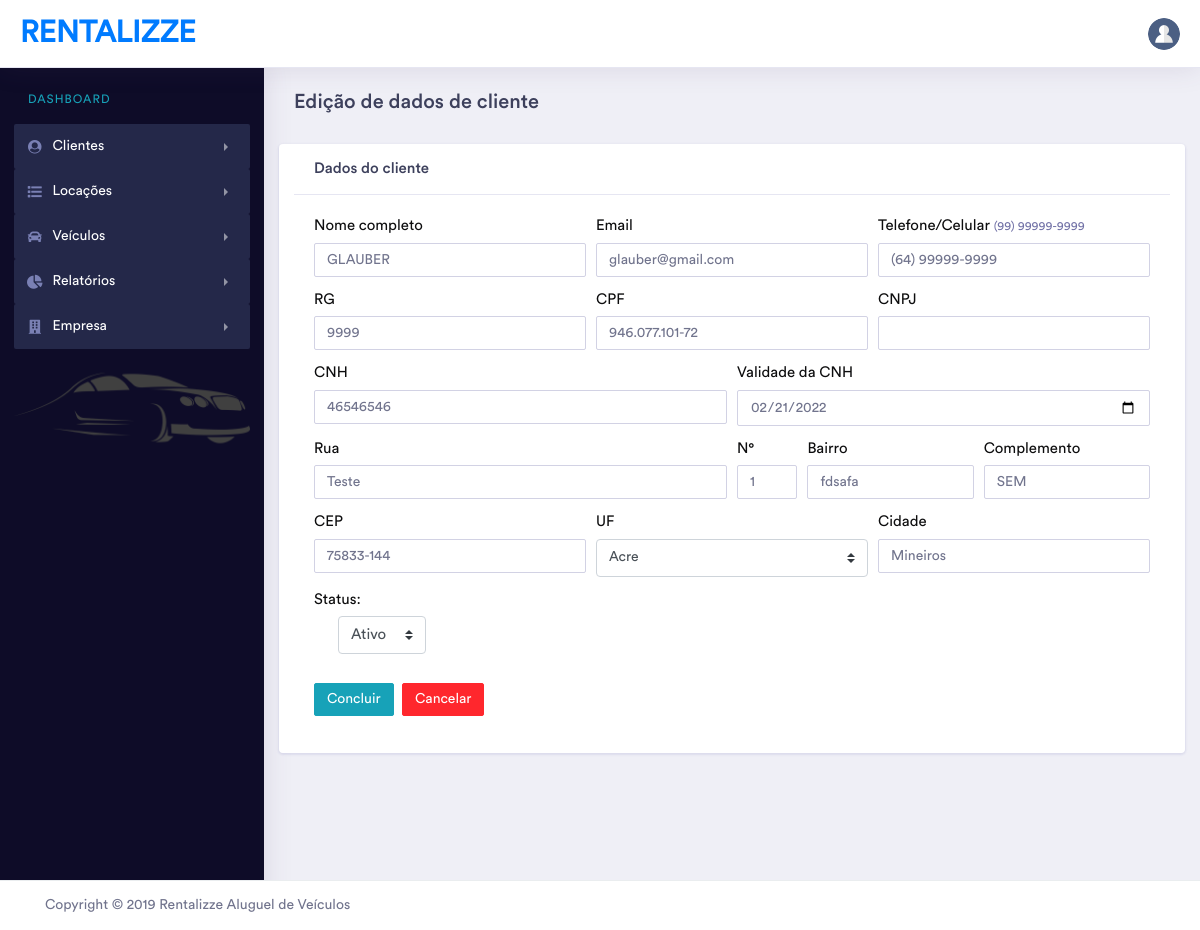
The app's page /editar_cliente/2 (signed in) with its own data.
### sistema/models.py (models this page shows, shortened)
class Cliente(models.Model):
    STATUS_CHOICES = (('Ativo', 'Ativo'), ('Inativo', 'Inativo'))
    nome_cliente = models.CharField(max_length=200)
    cpf_cliente = models.CharField(max_length=14, unique=True, null=True, blank=True)
    telefone_cliente = models.CharField(max_length=20)
    email_cliente = models.CharField(max_length=120)
    rg_cliente = models.CharField(max_length=50)
    cnpj_cliente = models.CharField(max_length=50, unique=True, blank=True, null=True)
    cnh_cliente = models.CharField(max_length=100)
    validade_cnh = models.DateField(max_length=50)
    criado_em = models.DateTimeField(auto_now=True)
    rua = models.CharField(max_length=200)
    numero = models.IntegerField()
    complemento = models.CharField(max_length=200, default='SEM', blank=True)
    cep = models.CharField(max_length=10)
    bairro = models.CharField(max_length=200)
    estado = models.CharField(max_length=2)
    cidade = models.CharField(max_length=200)
    modificado_em = models.DateTimeField(auto_now_add=True)
    status = models.CharField(max_length=7, choices=STATUS_CHOICES)

### sistema/views.py (the view)
# urls.py: path('editar_cliente/<id>', views.editar_cliente, name='editar_cli'),
@login_required
def editar_cliente(request, id):
    cliente = Cliente.objects.get(id=id)
    form = ClienteForm(request.POST or None, instance=cliente)
    if form.is_valid():
        form.save()
        messages.success(request, "Cliente modificado com sucesso!")
        return redirect(listar_clientes)
    return render(request, 'sistema/editar_cliente.html', {'form': form})

### templatetags/tags.py (called while the page is built)
@register.filter(name='addclass')
def addclass(value, arg):
    return value.as_widget(attrs={'class': arg})

### templates/sistema/editar_cliente.html (shortened to what this page needs)
{% extends 'sistema/base.html' %}
{% load tags %}
{% block conteudo_janela %}
    <div class="row">
        <div class="col-xl-12 col-lg-12 col-md-12 col-sm-12 col-12">
            <div class="page-header">
                <h3 class="mb-2">Edição de dados de cliente</h3>
            </div>
        </div>
    </div>
    <div class="row">
        <div class="col-12 card">
            <h5 class="card-header">Dados do cliente</h5>
            <form class="card-body" method="post" >
                <div class="form-row">
                    <div class="form-group col-md">
                        <label for="nome_cliente">Nome completo</label>
                        {{ form.nome_cliente }}
                    </div>
                    <div class="form-group col-md">
                        <label for="email_cliente">Email</label>
                        {{ form.email_cliente }}
                    </div>
                    <div class="form-group col-md">
                        <label>Telefone/Celular <small class="text-muted">(99) 99999-9999</small></label>
                        {{ form.telefone_cliente }}
                    </div>
                </div>
                <div class="form-row">
                    <div class="form-group col-md">
                        <label for="rg_cliente">RG</label>
                        {{ form.rg_cliente }}
                    </div>
                    <div class="form-group col-md">
                        <label id="cpf_label">CPF</label>
                        {{ form.cpf_cliente }}
                    </div>
                    <div class="form-group col-md">
                        <label for="cnpj_cliente" id="cnpj_label" disabled="true">CNPJ</label>
                        {{ form.cnpj_cliente }}
                    </div>
                </div>
                <div class="form-row">
                    <div class="form-group col-md-6">
                        <label for="cnh_cliente">CNH</label>
                        {{ form.cnh_cliente }}
                    </div>
                    <div class="form-group col-md-6">
                        <label for="validade_cnh">Validade da CNH</label>
                        {{ form.validade_cnh }}
                    </div>
                </div>
                <div class="form-row">
                    <div class="form-group col-md-6">
                        <label for="endereco_cliente">Rua</label>
                        {{ form.rua }}
                    </div>
                    <div class="form-group col-md-1">
                        <label for="nrocasa_cliente">N°</label>
                        {{ form.numero }}
                    </div>
                    <div class="form-group col-md">
                        <label for="bairro_cliente">Bairro</label>
                        {{ form.bairro }}
                    </div>
                    <div class="form-group col-md">
                        <label for="bairro_cliente">Complemento</label>
                        {{ form.complemento }}
                    </div>
                </div>
                <div class="form-row">
                    <div class="form-group col-md">
                        <label for="cep_cliente">CEP</label>
                        {{ form.cep }}
                    </div>
                    <div class="form-group col-md">
                        <label for="estado_cliente">UF</label>
                        {{ form.estado | addclass:'custom-select' }}
                    </div>
                    <div class="form-group col-md">
                        <label for="cidade_cliente">Cidade</label>
                        {{ form.cidade }}
                    </div>
                </div>
                <div class="form-row">
                    <div class="form-group col-md-2">
                        <label>Status: </label>
                        <label class="custom-control custom-checkbox custom-control-inline">
                            {{ form.status | addclass:'custom-select' }}
                        </label>
                    </div>
                </div>
                <div class="form-group row text-left">
                    <div class="col col-sm-10 col-lg-9 offset-sm-1 offset-lg-0">
                        <button type="submit" class="btn btn-space btn-primary btn-sm">Concluir</button>
                        <a href="{% url 'listar_clientes' %}" class="btn btn-space btn-secondary btn-sm">Cancelar</a>
                    </div>
                </div>
            </form>
        </div>
    </div>
{% endblock %}

### records on screen
Cliente: nome_cliente "GLAUBER", email_cliente "glauber@gmail.com", telefone_cliente "(64) 99999-9999", rg_cliente "9999", cpf_cliente "946.077.101-72", cnh_cliente "46546546", validade_cnh "02/21/2022", rua "Teste", numero "1", bairro "fdsafa", complemento "SEM", cep "75833-144", estado "Acre", cidade "Mineiros", status "Ativo"
